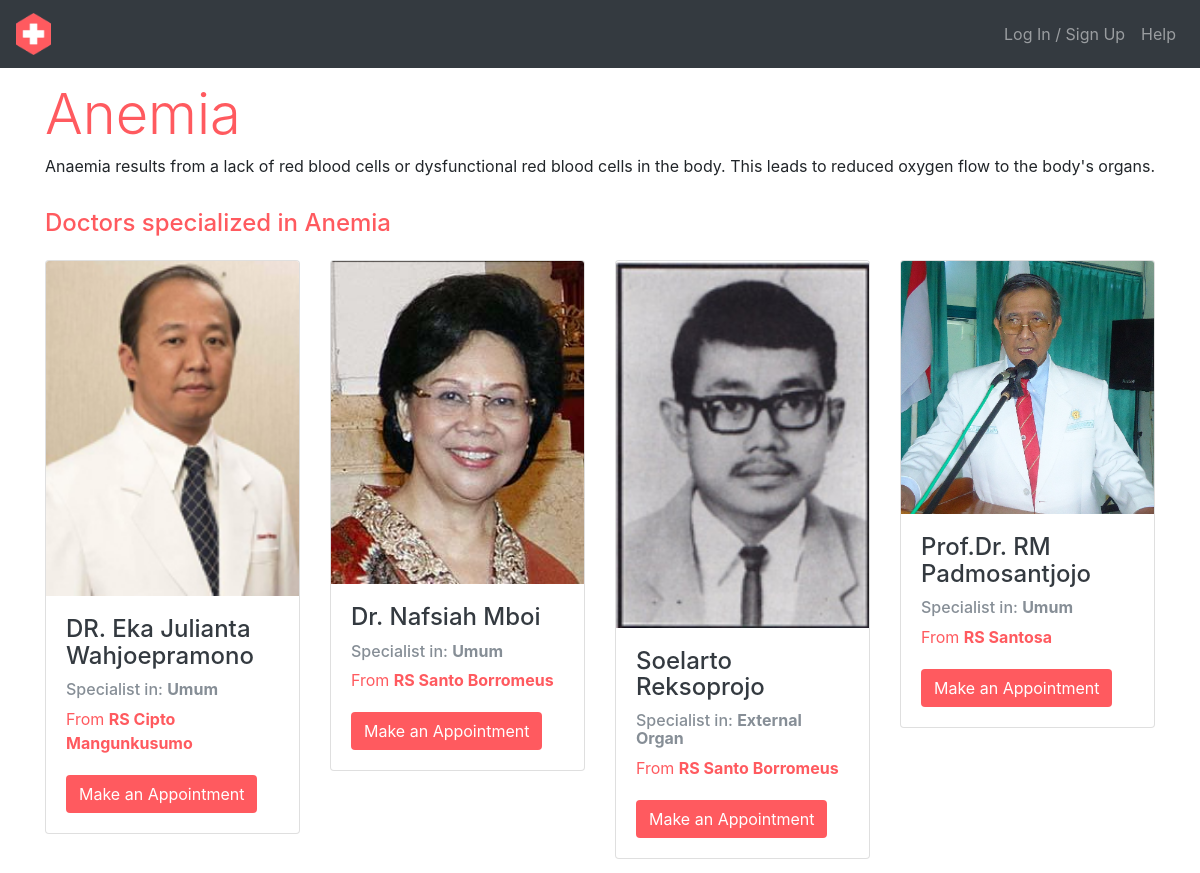
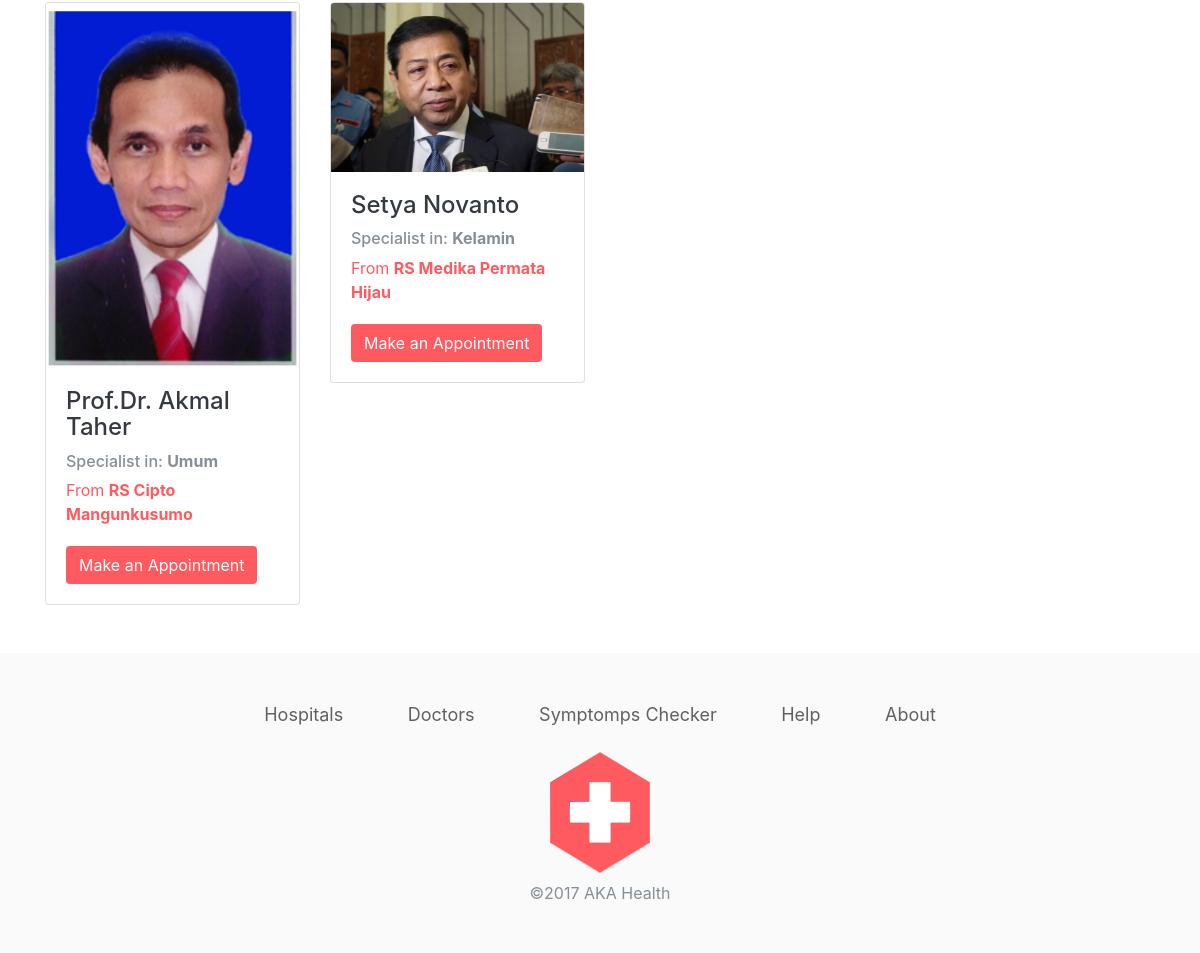
Before: /symptoms/detail_disease.php?disease=Anemia with the older database file (2 pictures, top to bottom).
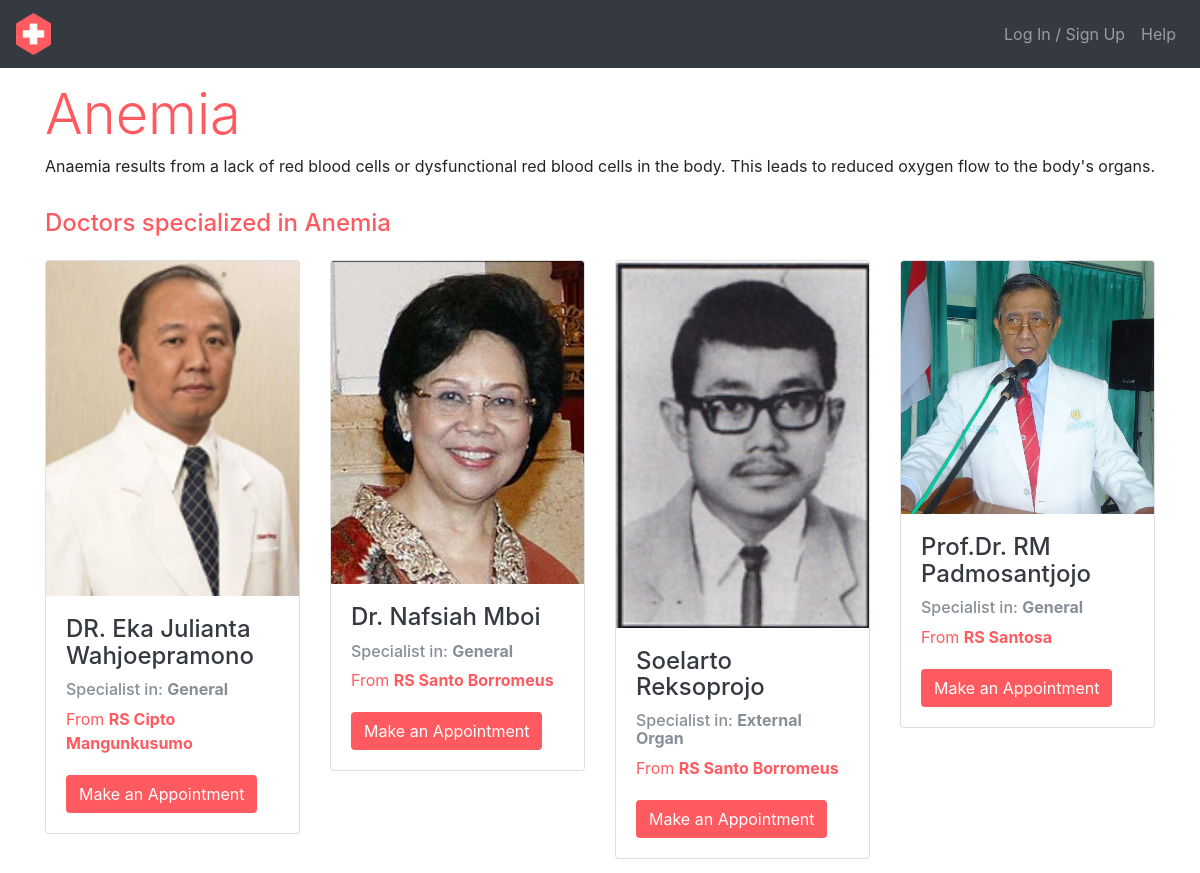
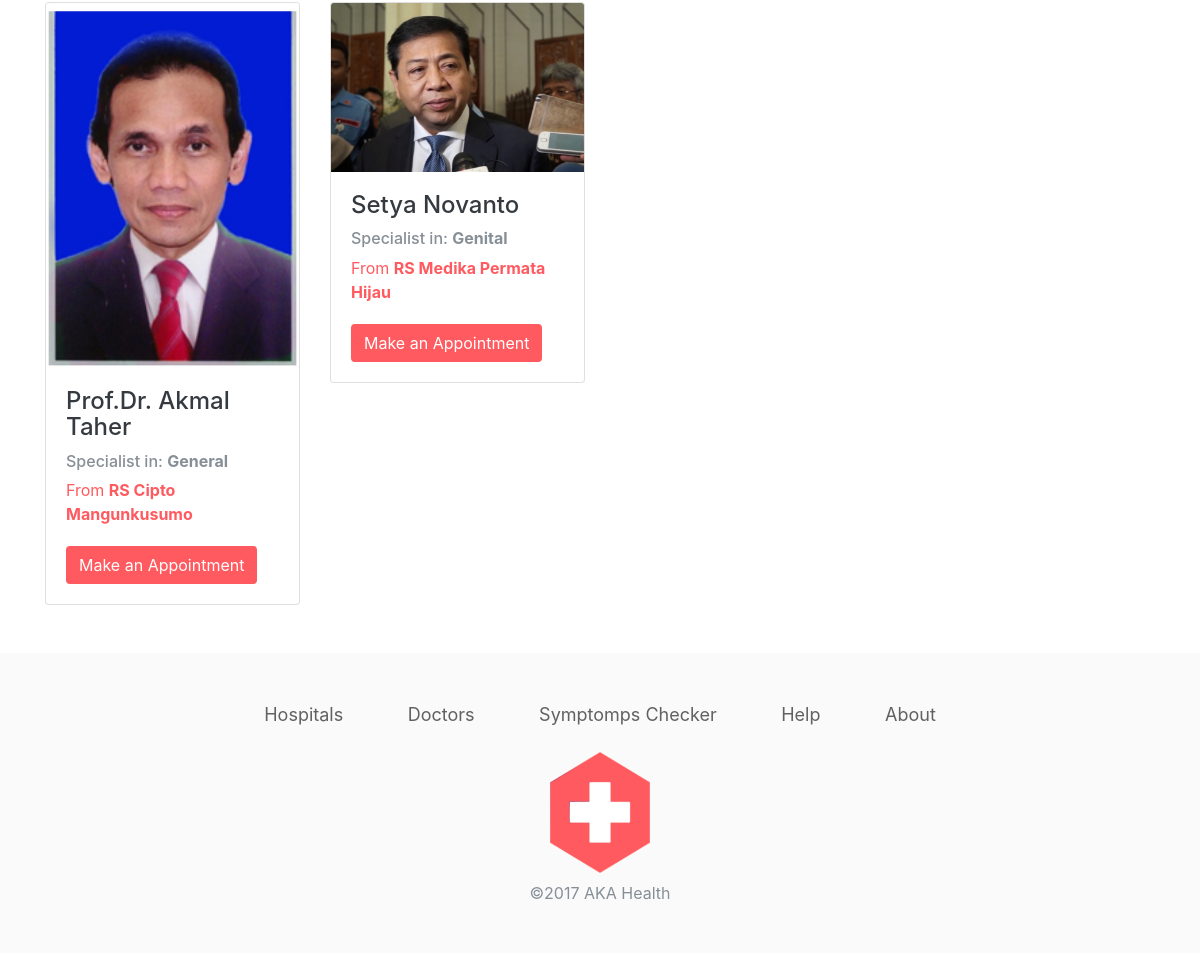
After: the same page with the newer database file (2 pictures, top to bottom).
### tables this page shows
CREATE TABLE `penyakit` (
  `id_penyakit` int(11) NOT NULL,
  `nama_penyakit` varchar(50) DEFAULT NULL,
  `desc_penyakit` text
);

CREATE TABLE `dokter` (
  `id_dok` int(11) NOT NULL,
  `id_rs` int(5) NOT NULL,
  `nama_dok` varchar(50) NOT NULL,
  `keahlian` text NOT NULL,
  `no_telp` varchar(13) NOT NULL,
  `gambar` varchar(30) NOT NULL
);

CREATE TABLE `rumahsakit` (
  `id_rs` int(11) NOT NULL,
  `nama_rs` varchar(50) NOT NULL,
  `alamat` text NOT NULL,
  `no_telp` varchar(13) NOT NULL,
  `gambar` varchar(30) DEFAULT NULL,
  `id_lokasi` int(11) DEFAULT NULL
);

### symptoms/detail_disease.php (the view, shortened to what this page needs)
<?php
include "../config.php";
$disease = $_GET['disease'];
$query1 = "SELECT * from penyakit where nama_penyakit = '$disease'";
$result = mysqli_query($db, $query1);
$row = mysqli_fetch_array($result);
$query2 = "SELECT dokter.*, rumahsakit.nama_rs FROM penyakit
JOIN dokter_penyakit ON penyakit.`id_penyakit` = dokter_penyakit.`id_penyakit`
JOIN dokter ON dokter.`id_dok` = dokter_penyakit.`id_dok`
JOIN rumahsakit on dokter.id_rs = rumahsakit.id_rs
WHERE penyakit.`nama_penyakit` = '$disease'";
$doctors = mysqli_query($db, $query2);
?>
<!DOCTYPE html>
<html>
<head>
    <link rel="stylesheet" href="../assets/css/bootstrap.min.css">
    <link rel="stylesheet" href="../assets/css/style.css">
</head>
<body>
<nav class="navbar navbar-expand-lg navbar-dark bg-dark">
    <a class="navbar-brand" href="../index.php">
        <img src="../assets/img/logohospital.png" alt="logo aka hospital"
             width="35">
    </a>
    <div class="collapse navbar-collapse" id="navbarSupportedContent">
        <ul class="navbar-nav ml-auto">
            <?php if (array_key_exists('login_user', $_SESSION)) { ?>
                <li class="nav-item dropdown">
                    <a class="nav-link dropdown-toggle" href="#" id="navbarDropdown" role="button" data-toggle="dropdown"
                       aria-haspopup="true" aria-expanded="false">
                        <?php echo $_SESSION['login_user']['nama'] ?>
                    </a>
                    <div class="dropdown-menu dropdown-menu-right" aria-labelledby="navbarDropdown">
                        <a class="dropdown-item" href="#">Profile</a>
                        <div class="dropdown-divider"></div>
                        <a class="dropdown-item" href="../logout.php">Log Out</a>
                    </div>
                </li>
            <?php } else { ?>
                <li class="nav-item">
                    <a class="nav-link" href="../login.php">Log In / Sign Up</a>
                </li>
                <li class="nav-item">
                    <a class="nav-link" href="../about.php">Help</a>
                </li>
            <?php } ?>
        </ul>
    </div>
</nav>
<div class="app pt-3">
    <div class="container">
        <div class="row">
            <div class="col-12">
                <h1 class="title display-4"><?php echo $row['nama_penyakit'] ?></h1>
                <p>
                    <?php echo $row['desc_penyakit'] ?>
                </p>
            </div>
        </div>
        <div class="row mt-3">
            <div class="col-12">
                <h4 class="title">Doctors specialized in <?php echo $disease ?></h4>
            </div>
            <?php while ($baris = mysqli_fetch_assoc($doctors)) { ?>
                <div class="col-3 mt-3">
                    <div class="card">
                        <img class="card-img-top" src="../assets/img/<?php echo $baris['gambar'] ?>">
                        <div class="card-body">
                            <h4 class="card-title">
                                <a href="../doctor/detail_doctor.php?id=<?php echo $baris['id_dok'] ?>" class="text-dark">
                                    <?php echo $baris['nama_dok'] ?>
                                </a>
                            </h4>
                            <h6 class="card-subtitle my-2 text-muted">Specialist in: <b><?php echo $baris['keahlian'] ?></b></h6>
                            <p class="card-text title">From <a href="../hospital/detail_hospital.php?nama_rs=<?php echo $baris['nama_rs'] ?>"><?php echo $baris['nama_rs'] ?></a></p>
                            <a href="../appointment/make.php?id=<?php echo $baris['id_dok'] ?>" class="btn btn-aka mt-1 btn-fluid">Make an Appointment</a>
                        </div>
                    </div>
                </div>
            <?php } ?>
        </div>
    </div>
</div>
<div class="footer">
    <div class="container">
        <div class="row">
            <div class="col">
                <div class="text-center">
                    <a href="#" class="aka">Hospitals</a>
                    <a href="#" class="aka">Doctors</a>
                    <a href="#" class="aka">Symptomps Checker</a>
                    <a href="#" class="aka">Help</a>
                    <a href="#" class="aka">About</a>
                </div>
            </div>
        </div>
        <div class="row">
            <div class="col">
                <img src="../assets/img/logohospital.png" alt="logo aka hospital"
                     width="100" class="mt-4">
                <p class="text-secondary text-center mt-2">&copy;2017 AKA Health</p>
            </div>
        </div>
    </div>
</div>
</body>
</html>

### assets/css/style.css (style rules this page uses)
body { background-color: #ffffff; }
.title { color: #FF5A5F; }
.title a { font-weight: bold; color: #FF5A5F; }
.btn.btn-aka { background-color: #FF5A5F; color: #ffffff; }
.footer { background: #FAFAFA; margin-top: 3em; padding: 3em 0 2em 0; }
.footer a { margin: 30px; color: #616161; font-size: 18px; }
.footer img { display: block; margin: 0 auto; }

Changed rows visible on the page:
changed dokter "DR. Eka Julianta Wahjoepramono": keahlian "Umum" → "General"
changed dokter "Dr. Nafsiah Mboi": keahlian "Umum" → "General"
changed dokter "Prof.Dr. RM Padmosantjojo": keahlian "Umum" → "General"
changed dokter "Prof.Dr. Akmal Taher": keahlian "Umum" → "General"
changed dokter "Setya Novanto": keahlian "Kelamin" → "Genital"
